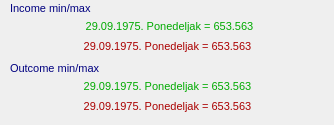
    <widget class="QWidget" name="info_tab_eur">
     <attribute name="title">
      <string>EUR</string>
     </attribute>
     <widget class="QLabel" name="lbl_info_min_max_outcome_eur">
      <property name="geometry">
       <rect>
        <x>10</x>
        <y>60</y>
        <width>315</width>
        <height>16</height>
       </rect>
      </property>
      <property name="palette">
       <palette>
        <active>
         <colorrole role="WindowText">
          <brush brushstyle="SolidPattern">
           <color alpha="255">
            <red>0</red>
            <green>0</green>
            <blue>127</blue>
           </color>
          </brush>
         </colorrole>
         <colorrole role="Button">
          <brush brushstyle="SolidPattern">
           <color alpha="255">
            <red>147</red>
            <green>220</green>
            <blue>220</blue>
           </color>
          </brush>
         </colorrole>
         <colorrole role="Base">
          <brush brushstyle="SolidPattern">
           <color alpha="255">
            <red>147</red>
            <green>220</green>
            <blue>220</blue>
           </color>
          </brush>
         </colorrole>
         <colorrole role="Window">
          <brush brushstyle="SolidPattern">
           <color alpha="255">
            <red>147</red>
            <green>220</green>
            <blue>220</blue>
           </color>
          </brush>
         </colorrole>
        </active>
        <inactive>
         <colorrole role="WindowText">
          <brush brushstyle="SolidPattern">
           <color alpha="255">
            <red>0</red>
            <green>0</green>
            <blue>127</blue>
           </color>
          </brush>
         </colorrole>
         <colorrole role="Button">
          <brush brushstyle="SolidPattern">
           <color alpha="255">
            <red>147</red>
            <green>220</green>
            <blue>220</blue>
           </color>
          </brush>
         </colorrole>
         <colorrole role="Base">
          <brush brushstyle="SolidPattern">
           <color alpha="255">
            <red>147</red>
            <green>220</green>
            <blue>220</blue>
           </color>
          </brush>
         </colorrole>
         <colorrole role="Window">
          <brush brushstyle="SolidPattern">
           <color alpha="255">
            <red>147</red>
            <green>220</green>
            <blue>220</blue>
           </color>
          </brush>
         </colorrole>
        </inactive>
        <disabled>
         <colorrole role="WindowText">
          <brush brushstyle="SolidPattern">
           <color alpha="255">
            <red>120</red>
            <green>120</green>
            <blue>120</blue>
           </color>
          </brush>
         </colorrole>
         <colorrole role="Button">
          <brush brushstyle="SolidPattern">
           <color alpha="255">
            <red>147</red>
            <green>220</green>
            <blue>220</blue>
           </color>
          </brush>
         </colorrole>
         <colorrole role="Base">
          <brush brushstyle="SolidPattern">
           <color alpha="255">
            <red>147</red>
            <green>220</green>
            <blue>220</blue>
           </color>
          </brush>
         </colorrole>
         <colorrole role="Window">
          <brush brushstyle="SolidPattern">
           <color alpha="255">
            <red>147</red>
            <green>220</green>
            <blue>220</blue>
           </color>
          </brush>
         </colorrole>
        </disabled>
       </palette>
      </property>
      <property name="font">
       <font>
        <pointsize>8</pointsize>
       </font>
      </property>
      <property name="text">
       <string>Outcome min/max</string>
      </property>
      <property name="alignment">
       <set>Qt::AlignLeading|Qt::AlignLeft|Qt::AlignVCenter</set>
      </property>
     </widget>
     <widget class="QLabel" name="lbl_info_max_income_eur_data">
      <property name="geometry">
       <rect>
        <x>10</x>
        <y>40</y>
        <width>315</width>
        <height>16</height>
       </rect>
      </property>
      <property name="palette">
       <palette>
        <active>
         <colorrole role="WindowText">
          <brush brushstyle="SolidPattern">
           <color alpha="255">
            <red>170</red>
            <green>0</green>
            <blue>0</blue>
           </color>
          </brush>
         </colorrole>
         <colorrole role="Button">
          <brush brushstyle="SolidPattern">
           <color alpha="255">
            <red>147</red>
            <green>220</green>
            <blue>220</blue>
           </color>
          </brush>
         </colorrole>
         <colorrole role="Base">
          <brush brushstyle="SolidPattern">
           <color alpha="255">
            <red>147</red>
            <green>220</green>
            <blue>220</blue>
           </color>
          </brush>
         </colorrole>
         <colorrole role="Window">
          <brush brushstyle="SolidPattern">
           <color alpha="255">
            <red>147</red>
            <green>220</green>
            <blue>220</blue>
           </color>
          </brush>
         </colorrole>
        </active>
        <inactive>
         <colorrole role="WindowText">
          <brush brushstyle="SolidPattern">
           <color alpha="255">
            <red>170</red>
            <green>0</green>
            <blue>0</blue>
           </color>
          </brush>
         </colorrole>
         <colorrole role="Button">
          <brush brushstyle="SolidPattern">
           <color alpha="255">
            <red>147</red>
            <green>220</green>
            <blue>220</blue>
           </color>
          </brush>
         </colorrole>
         <colorrole role="Base">
          <brush brushstyle="SolidPattern">
           <color alpha="255">
            <red>147</red>
            <green>220</green>
            <blue>220</blue>
           </color>
          </brush>
         </colorrole>
         <colorrole role="Window">
          <brush brushstyle="SolidPattern">
           <color alpha="255">
            <red>147</red>
            <green>220</green>
            <blue>220</blue>
           </color>
          </brush>
         </colorrole>
        </inactive>
        <disabled>
         <colorrole role="WindowText">
          <brush brushstyle="SolidPattern">
           <color alpha="255">
            <red>120</red>
            <green>120</green>
            <blue>120</blue>
           </color>
          </brush>
         </colorrole>
         <colorrole role="Button">
          <brush brushstyle="SolidPattern">
           <color alpha="255">
            <red>147</red>
            <green>220</green>
            <blue>220</blue>
           </color>
          </brush>
         </colorrole>
         <colorrole role="Base">
          <brush brushstyle="SolidPattern">
           <color alpha="255">
            <red>147</red>
            <green>220</green>
            <blue>220</blue>
           </color>
          </brush>
         </colorrole>
         <colorrole role="Window">
          <brush brushstyle="SolidPattern">
           <color alpha="255">
            <red>147</red>
            <green>220</green>
            <blue>220</blue>
           </color>
          </brush>
         </colorrole>
        </disabled>
       </palette>
      </property>
      <property name="font">
       <font>
        <pointsize>8</pointsize>
       </font>
      </property>
      <property name="text">
       <string>29.09.1975. Ponedeljak = 653.563</string>
      </property>
      <property name="alignment">
       <set>Qt::AlignHCenter|Qt::AlignTop</set>
      </property>
     </widget>
     <widget class="QLabel" name="lbl_info_min_income_eur_data">
      <property name="geometry">
       <rect>
        <x>14</x>
        <y>20</y>
        <width>311</width>
        <height>20</height>
       </rect>
      </property>
      <property name="palette">
       <palette>
        <active>
         <colorrole role="WindowText">
          <brush brushstyle="SolidPattern">
           <color alpha="255">
            <red>0</red>
            <green>170</green>
            <blue>0</blue>
           </color>
          </brush>
         </colorrole>
         <colorrole role="Button">
          <brush brushstyle="SolidPattern">
           <color alpha="255">
            <red>147</red>
            <green>220</green>
            <blue>220</blue>
           </color>
          </brush>
         </colorrole>
         <colorrole role="Base">
          <brush brushstyle="SolidPattern">
           <color alpha="255">
            <red>147</red>
            <green>220</green>
            <blue>220</blue>
           </color>
          </brush>
         </colorrole>
         <colorrole role="Window">
          <brush brushstyle="SolidPattern">
           <color alpha="255">
            <red>147</red>
            <green>220</green>
            <blue>220</blue>
           </color>
          </brush>
         </colorrole>
        </active>
        <inactive>
         <colorrole role="WindowText">
          <brush brushstyle="SolidPattern">
           <color alpha="255">
            <red>0</red>
            <green>170</green>
            <blue>0</blue>
           </color>
          </brush>
         </colorrole>
         <colorrole role="Button">
          <brush brushstyle="SolidPattern">
           <color alpha="255">
            <red>147</red>
            <green>220</green>
            <blue>220</blue>
           </color>
          </brush>
         </colorrole>
         <colorrole role="Base">
          <brush brushstyle="SolidPattern">
           <color alpha="255">
            <red>147</red>
            <green>220</green>
            <blue>220</blue>
           </color>
          </brush>
         </colorrole>
         <colorrole role="Window">
          <brush brushstyle="SolidPattern">
           <color alpha="255">
            <red>147</red>
            <green>220</green>
            <blue>220</blue>
           </color>
          </brush>
         </colorrole>
        </inactive>
        <disabled>
         <colorrole role="WindowText">
          <brush brushstyle="SolidPattern">
           <color alpha="255">
            <red>120</red>
            <green>120</green>
            <blue>120</blue>
           </color>
          </brush>
         </colorrole>
         <colorrole role="Button">
          <brush brushstyle="SolidPattern">
           <color alpha="255">
            <red>147</red>
            <green>220</green>
            <blue>220</blue>
           </color>
          </brush>
         </colorrole>
         <colorrole role="Base">
          <brush brushstyle="SolidPattern">
           <color alpha="255">
            <red>147</red>
            <green>220</green>
            <blue>220</blue>
           </color>
          </brush>
         </colorrole>
         <colorrole role="Window">
          <brush brushstyle="SolidPattern">
           <color alpha="255">
            <red>147</red>
            <green>220</green>
            <blue>220</blue>
           </color>
          </brush>
         </colorrole>
        </disabled>
       </palette>
      </property>
      <property name="font">
       <font>
        <pointsize>8</pointsize>
       </font>
      </property>
      <property name="text">
       <string>29.09.1975. Ponedeljak = 653.563</string>
      </property>
      <property name="alignment">
       <set>Qt::AlignHCenter|Qt::AlignTop</set>
      </property>
     </widget>
     <widget class="QLabel" name="lbl_info_min_max_income_eur">
      <property name="geometry">
       <rect>
        <x>10</x>
        <y>0</y>
        <width>315</width>
        <height>16</height>
       </rect>
      </property>
      <property name="palette">
       <palette>
        <active>
         <colorrole role="WindowText">
          <brush brushstyle="SolidPattern">
           <color alpha="255">
            <red>0</red>
            <green>0</green>
            <blue>127</blue>
           </color>
          </brush>
         </colorrole>
         <colorrole role="Button">
          <brush brushstyle="SolidPattern">
           <color alpha="255">
            <red>147</red>
            <green>220</green>
            <blue>220</blue>
           </color>
          </brush>
         </colorrole>
         <colorrole role="Base">
          <brush brushstyle="SolidPattern">
           <color alpha="255">
            <red>147</red>
            <green>220</green>
            <blue>220</blue>
           </color>
          </brush>
         </colorrole>
         <colorrole role="Window">
          <brush brushstyle="SolidPattern">
           <color alpha="255">
            <red>147</red>
            <green>220</green>
            <blue>220</blue>
           </color>
          </brush>
         </colorrole>
        </active>
        <inactive>
         <colorrole role="WindowText">
          <brush brushstyle="SolidPattern">
           <color alpha="255">
            <red>0</red>
            <green>0</green>
            <blue>127</blue>
           </color>
          </brush>
         </colorrole>
         <colorrole role="Button">
          <brush brushstyle="SolidPattern">
           <color alpha="255">
            <red>147</red>
            <green>220</green>
            <blue>220</blue>
           </color>
          </brush>
         </colorrole>
         <colorrole role="Base">
          <brush brushstyle="SolidPattern">
           <color alpha="255">
            <red>147</red>
            <green>220</green>
            <blue>220</blue>
           </color>
          </brush>
         </colorrole>
         <colorrole role="Window">
          <brush brushstyle="SolidPattern">
           <color alpha="255">
            <red>147</red>
            <green>220</green>
            <blue>220</blue>
           </color>
          </brush>
         </colorrole>
        </inactive>
        <disabled>
         <colorrole role="WindowText">
          <brush brushstyle="SolidPattern">
           <color alpha="255">
            <red>120</red>
            <green>120</green>
            <blue>120</blue>
           </color>
          </brush>
         </colorrole>
         <colorrole role="Button">
          <brush brushstyle="SolidPattern">
           <color alpha="255">
            <red>147</red>
            <green>220</green>
            <blue>220</blue>
           </color>
          </brush>
         </colorrole>
         <colorrole role="Base">
          <brush brushstyle="SolidPattern">
           <color alpha="255">
            <red>147</red>
            <green>220</green>
            <blue>220</blue>
           </color>
          </brush>
         </colorrole>
         <colorrole role="Window">
          <brush brushstyle="SolidPattern">
           <color alpha="255">
            <red>147</red>
            <green>220</green>
            <blue>220</blue>
           </color>
          </brush>
         </colorrole>
        </disabled>
       </palette>
      </property>
      <property name="font">
       <font>
        <pointsize>8</pointsize>
       </font>
      </property>
      <property name="text">
       <string>Income min/max</string>
      </property>
      <property name="alignment">
       <set>Qt::AlignLeading|Qt::AlignLeft|Qt::AlignVCenter</set>
      </property>
     </widget>
     <widget class="QLabel" name="lbl_info_min_outcome_eur_data">
      <property name="geometry">
       <rect>
        <x>10</x>
        <y>80</y>
        <width>315</width>
        <height>16</height>
       </rect>
      </property>
      <property name="palette">
       <palette>
        <active>
         <colorrole role="WindowText">
          <brush brushstyle="SolidPattern">
           <color alpha="255">
            <red>0</red>
            <green>170</green>
            <blue>0</blue>
           </color>
          </brush>
         </colorrole>
         <colorrole role="Button">
          <brush brushstyle="SolidPattern">
           <color alpha="255">
            <red>147</red>
            <green>220</green>
            <blue>220</blue>
           </color>
          </brush>
         </colorrole>
         <colorrole role="Base">
          <brush brushstyle="SolidPattern">
           <color alpha="255">
            <red>147</red>
            <green>220</green>
            <blue>220</blue>
           </color>
          </brush>
         </colorrole>
         <colorrole role="Window">
          <brush brushstyle="SolidPattern">
           <color alpha="255">
            <red>147</red>
            <green>220</green>
            <blue>220</blue>
           </color>
          </brush>
         </colorrole>
        </active>
        <inactive>
         <colorrole role="WindowText">
          <brush brushstyle="SolidPattern">
           <color alpha="255">
            <red>0</red>
            <green>170</green>
            <blue>0</blue>
           </color>
          </brush>
         </colorrole>
         <colorrole role="Button">
          <brush brushstyle="SolidPattern">
           <color alpha="255">
            <red>147</red>
            <green>220</green>
            <blue>220</blue>
           </color>
          </brush>
         </colorrole>
         <colorrole role="Base">
          <brush brushstyle="SolidPattern">
           <color alpha="255">
            <red>147</red>
            <green>220</green>
            <blue>220</blue>
           </color>
          </brush>
         </colorrole>
         <colorrole role="Window">
          <brush brushstyle="SolidPattern">
           <color alpha="255">
            <red>147</red>
            <green>220</green>
            <blue>220</blue>
           </color>
          </brush>
         </colorrole>
        </inactive>
        <disabled>
         <colorrole role="WindowText">
          <brush brushstyle="SolidPattern">
           <color alpha="255">
            <red>120</red>
            <green>120</green>
            <blue>120</blue>
           </color>
          </brush>
         </colorrole>
         <colorrole role="Button">
          <brush brushstyle="SolidPattern">
           <color alpha="255">
            <red>147</red>
            <green>220</green>
            <blue>220</blue>
           </color>
          </brush>
         </colorrole>
         <colorrole role="Base">
          <brush brushstyle="SolidPattern">
           <color alpha="255">
            <red>147</red>
            <green>220</green>
            <blue>220</blue>
           </color>
          </brush>
         </colorrole>
         <colorrole role="Window">
          <brush brushstyle="SolidPattern">
           <color alpha="255">
            <red>147</red>
            <green>220</green>
            <blue>220</blue>
           </color>
          </brush>
         </colorrole>
        </disabled>
       </palette>
      </property>
      <property name="font">
       <font>
        <pointsize>8</pointsize>
       </font>
      </property>
      <property name="text">
       <string>29.09.1975. Ponedeljak = 653.563</string>
      </property>
      <property name="alignment">
       <set>Qt::AlignHCenter|Qt::AlignTop</set>
      </property>
     </widget>
     <widget class="QLabel" name="lbl_info_max_outcome_eur_data">
      <property name="geometry">
       <rect>
        <x>10</x>
        <y>100</y>
        <width>315</width>
        <height>16</height>
       </rect>
      </property>
      <property name="palette">
       <palette>
        <active>
         <colorrole role="WindowText">
          <brush brushstyle="SolidPattern">
           <color alpha="255">
            <red>170</red>
            <green>0</green>
            <blue>0</blue>
           </color>
          </brush>
         </colorrole>
         <colorrole role="Button">
          <brush brushstyle="SolidPattern">
           <color alpha="255">
            <red>147</red>
            <green>220</green>
            <blue>220</blue>
           </color>
          </brush>
         </colorrole>
         <colorrole role="Base">
          <brush brushstyle="SolidPattern">
           <color alpha="255">
            <red>147</red>
            <green>220</green>
            <blue>220</blue>
           </color>
          </brush>
         </colorrole>
         <colorrole role="Window">
          <brush brushstyle="SolidPattern">
           <color alpha="255">
            <red>147</red>
            <green>220</green>
            <blue>220</blue>
           </color>
          </brush>
         </colorrole>
        </active>
        <inactive>
         <colorrole role="WindowText">
          <brush brushstyle="SolidPattern">
           <color alpha="255">
            <red>170</red>
            <green>0</green>
            <blue>0</blue>
           </color>
          </brush>
         </colorrole>
         <colorrole role="Button">
          <brush brushstyle="SolidPattern">
           <color alpha="255">
            <red>147</red>
            <green>220</green>
            <blue>220</blue>
           </color>
          </brush>
         </colorrole>
         <colorrole role="Base">
          <brush brushstyle="SolidPattern">
           <color alpha="255">
            <red>147</red>
            <green>220</green>
            <blue>220</blue>
           </color>
          </brush>
         </colorrole>
         <colorrole role="Window">
          <brush brushstyle="SolidPattern">
           <color alpha="255">
            <red>147</red>
            <green>220</green>
            <blue>220</blue>
           </color>
          </brush>
         </colorrole>
        </inactive>
        <disabled>
         <colorrole role="WindowText">
          <brush brushstyle="SolidPattern">
           <color alpha="255">
            <red>120</red>
            <green>120</green>
            <blue>120</blue>
           </color>
          </brush>
         </colorrole>
         <colorrole role="Button">
          <brush brushstyle="SolidPattern">
           <color alpha="255">
            <red>147</red>
            <green>220</green>
            <blue>220</blue>
           </color>
          </brush>
         </colorrole>
         <colorrole role="Base">
          <brush brushstyle="SolidPattern">
           <color alpha="255">
            <red>147</red>
            <green>220</green>
            <blue>220</blue>
           </color>
          </brush>
         </colorrole>
         <colorrole role="Window">
          <brush brushstyle="SolidPattern">
           <color alpha="255">
            <red>147</red>
            <green>220</green>
            <blue>220</blue>
           </color>
          </brush>
         </colorrole>
        </disabled>
       </palette>
      </property>
      <property name="font">
       <font>
        <pointsize>8</pointsize>
       </font>
      </property>
      <property name="text">
       <string>29.09.1975. Ponedeljak = 653.563</string>
      </property>
      <property name="alignment">
       <set>Qt::AlignHCenter|Qt::AlignTop</set>
      </property>
     </widget>
    </widget>
